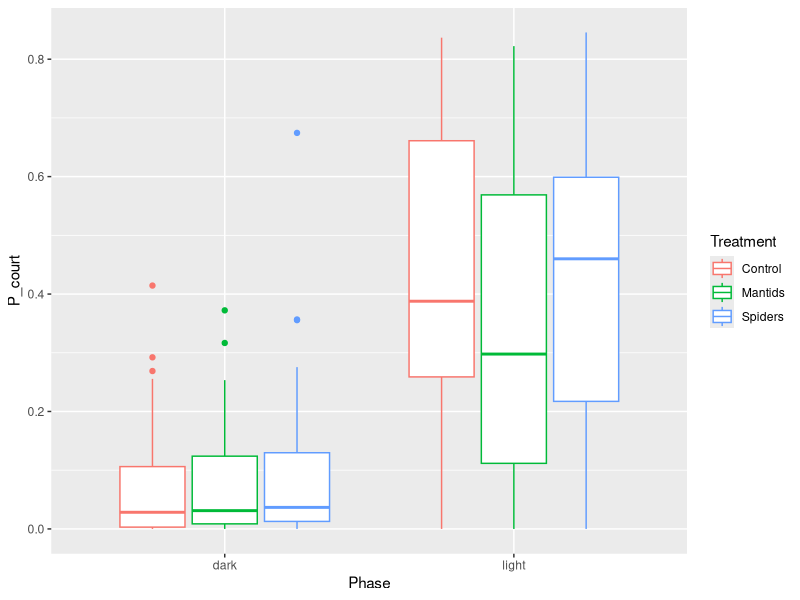
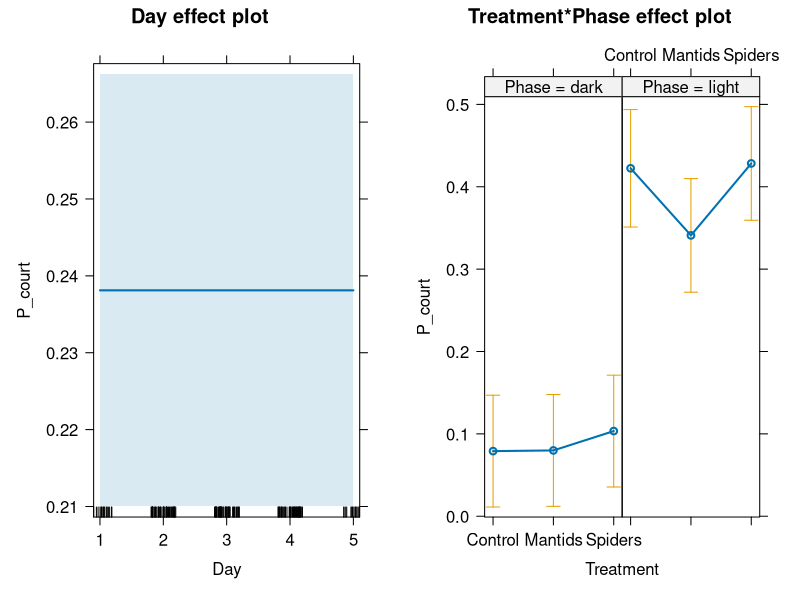

The R source for these figures, in order: (Note: this script raises an error after producing the figures.)

#require("rio")
#convert("./Courtship FINAL.xlsx", "Courtship_FINAL.txt")
require(lme4)
require(ggplot2)
require(effects)
require(car)

court <- read.table("Courtship_FINAL.txt", h=T)
head(court)
court$Treatment <- ifelse(court$Trt=="P", 
                            "Mantids", 
                            ifelse(court$Trt=="C",
                                   "Control", "Spiders"))

court$Treatment <- as.factor(court$Treatment)

court$Phase <- ifelse(court$Phase=="Dark", "dark", "light")
court$Phase <- as.factor(court$Phase)

gg1 <- ggplot(court, aes(x=Phase, y=P_court, colour=Treatment))
gg1 + geom_boxplot()  
  
stuff <- glm(P_court ~ Treatment*Phase + (1|Day) , data=court)
summary(stuff)
car::Anova(stuff)
plot(allEffects(stuff))





#stuff2 <- lmer(C_dur ~ Trt + Phase + Phase:Trt + Trt:Population + (1|Day), data=court)
summary(court)
stuff2 <- lmer(P_court ~ Treatment*Phase + Observer + (1|Day) + (1|Treatment:Population), data=court)
summary(stuff2)
car::Anova(stuff2)
plot(allEffects(stuff2))


stuff_plot <- effect("Treatment*Phase", stuff2)
stuff_plot <- as.data.frame(stuff_plot)
head(stuff_plot)
stuff_plot2 <- ggplot(stuff_plot, 
                       aes(y=fit, x=Phase, colour=Treatment))

stuff_plot3 <- stuff_plot2 + 
  geom_point(stat="identity", 
             position=position_dodge(0.5), size=5) + 
  geom_linerange(aes(ymin=lower, ymax=upper), 
                 position = position_dodge(0.5), size=1.5) + 
  labs(y="Proportion", 
       x="Phase") +
  #ggtitle("Evolved Population") + 
  theme(text = element_text(size=20), 
        axis.text.x= element_text(size=15), axis.text.y= element_text(size=15)) +
  scale_colour_manual(values=
                        c("#999999", "#56B4E9", "#E69F00"))

print(stuff_plot3)


#Same layout with P_court or C_dur
#stuff_plot4 <- stuff_plot3
#print(stuff_plot4)
